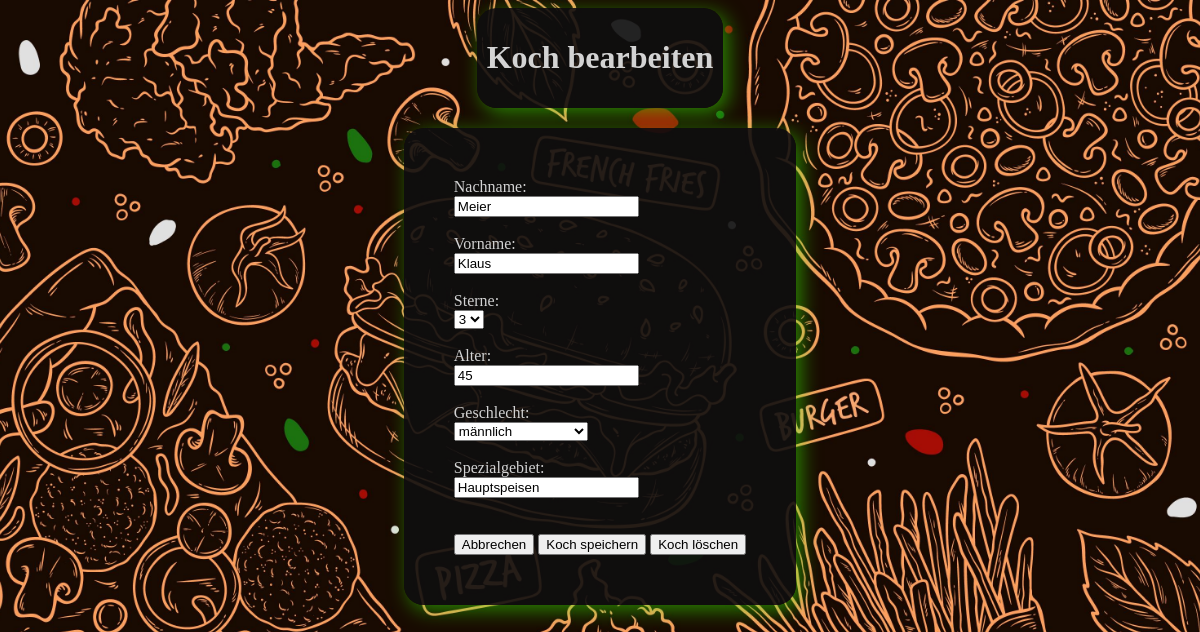
The page /koch/edit.php?kochId=1 on the database its author committed.
### tables this page shows
CREATE TABLE IF NOT EXISTS koch (
    kochId INT AUTO_INCREMENT PRIMARY KEY,
    nachname VARCHAR(50) NOT NULL,
    vorname VARCHAR(50) NOT NULL,
    sterne ENUM('1', '2', '3') DEFAULT '1',
    age INT,
    geschlecht ENUM('männlich', 'weiblich', 'geschlechtsneutral') DEFAULT 'geschlechtsneutral',
    spezialgebiet VARCHAR(255)
);

### _classes/Database.php (called while the page is built, shortened)
<?php
class Database {
    private static $dbHost = 'localhost';
    private static $dbName = 'imbissverwaltung';
    private static $dbUser = 'root';
    private static $dbPass = '';
    private static $conn = null;
    public static function connect() {
        if (self::$conn === null) {
            try {
                $dsn = 'mysql:host=' . self::$dbHost . ';dbname=' . self::$dbName . ';charset=utf8mb4';
                self::$conn = new PDO($dsn, self::$dbUser, self::$dbPass);
                self::$conn->setAttribute(PDO::ATTR_ERRMODE, PDO::ERRMODE_EXCEPTION);
            } catch (PDOException $e) {
                echo "Fehler bei der DB-Verbindung: " . $e->getMessage();
                exit;
            }
        }
        return self::$conn;
    }
}

### _classes/Koch.php (called while the page is built, shortened)
<?php
require_once __DIR__ . '/Database.php';
class Koch {
    private $conn;
    public function __construct() {
        $this->conn = Database::connect();
        $this->conn->setAttribute(PDO::ATTR_ERRMODE, PDO::ERRMODE_EXCEPTION);
    }
    public function readOne($kochId) {
        $sql = "SELECT * FROM koch WHERE kochId = :kochId";
        $stmt = $this->conn->prepare($sql);
        $stmt->bindParam(':kochId', $kochId, PDO::PARAM_INT);
        $stmt->execute();
        return $stmt->fetch(PDO::FETCH_ASSOC);
    }
}
?>

### koch/edit.php (the view, shortened to what this page needs)
<?php
require_once __DIR__ . '/../_classes/Koch.php';
$kochObj = new Koch();
$kochId = (int)$_GET['kochId'];
$kochData = $kochObj->readOne($kochId);
?>
<!DOCTYPE html>
<html lang="de">
<head>
    <link rel="stylesheet" type="text/css" href="../_css/styles.css">
</head>
<body>
    <div class="container">
        <div class="ueberschrift-container">
            <h1>Koch bearbeiten</h1>
        </div>
        <form method="post">
            <div class="edit-container">
                <label>Nachname:
                    <br>
                    <input type="text" name="nachname"
                        value="<?php echo htmlspecialchars($kochData['nachname']); ?>" required>
                </label>
                <br><br>
                <label>Vorname:
                    <br>
                    <input type="text" name="vorname"
                        value="<?php echo htmlspecialchars($kochData['vorname']); ?>" required>
                </label>
                <br><br>
                <label>Sterne:
                    <br>
                    <select name="sterne" required>
                        <option value="3" <?php if ($kochData['sterne'] == 3) echo 'selected'; ?>>3</option>
                    </select>
                </label>
                <br><br>
                <label>Alter:
                    <br>
                    <input type="number" name="age"
                        value="<?php echo htmlspecialchars($kochData['age']); ?>">
                </label>
                <br><br>
                <label>Geschlecht:
                    <br>
                    <select name="geschlecht">
                        <option value="männlich" <?php if ($kochData['geschlecht'] === 'männlich') echo 'selected'; ?>>männlich</option>
                    </select>
                </label>
                <br><br>
                <label>Spezialgebiet:
                    <br>
                    <input type="text" name="spezialgebiet"
                        value="<?php echo htmlspecialchars($kochData['spezialgebiet']); ?>">
                </label>
                <br><br><br>
                <button type="button" onclick="window.location.href='index.php';">Abbrechen</button>
                <button type="submit">Koch speichern</button>
                <button type="button"
                        onclick="if (confirm('Wirklich löschen?')) {
                            window.location.href='delete.php?kochId=<?php echo $kochId; ?>';
                        }">
                    Koch löschen
                </button>
            </div>
        </form>
    </div>
</body>
</html>

### _css/styles.css (style rules this page uses)
body { background: url('../_images/body-hintergrund.jpg') no-repeat center center fixed; background-size: cover; }
.container { display: flex; align-items: center; flex-direction: column; height: 100vh; }
.ueberschrift-container { background: rgba(15, 15, 15, 0.9); display: inline-block; padding: 10px; border-radius: 20px; box-shadow: 5px 5px 20px rgba(60, 255, 0, 0.5); color: #D3D3D3; text-align: center; }
.edit-container { background: rgba(15, 15, 15, 0.9); display: inline-block; padding: 50px; border-radius: 20px; box-shadow: 5px 5px 20px rgba(60, 255, 0, 0.5); margin: 20px auto; color: #D3D3D3; }

### rows shown on the page
koch: nachname "Meier", vorname "Klaus", sterne "3", age "45", geschlecht "männlich", spezialgebiet "Hauptspeisen"
